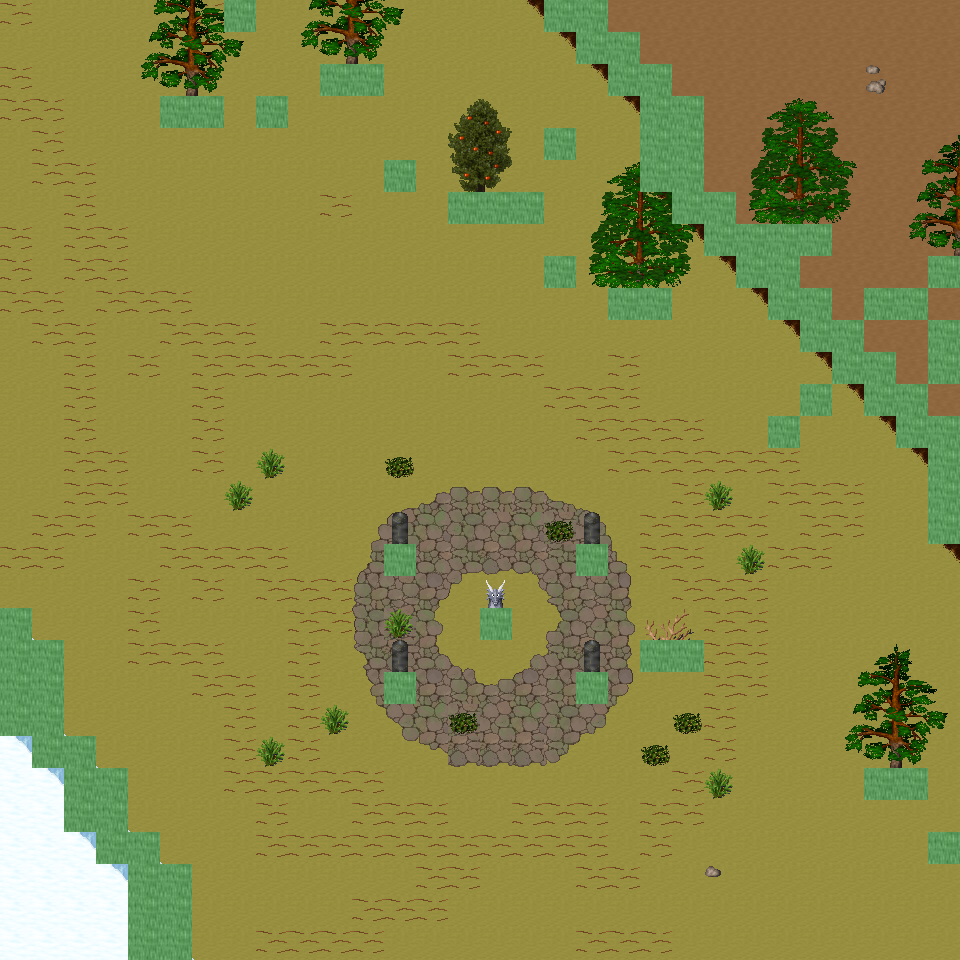

Tiled map render using the project's own tile images. Description and the map definition, with tile-layer contents summarised, below:
An orthogonal 30x30 tile map with 32x32 px tiles, 6 tile layers (Ground, Object, Object2, Above, ...), 57 tilesets and 12 objects (12x mapExit).

<map version="1.0" orientation="orthogonal" renderorder="right-down" width="30" height="30" tilewidth="32" tileheight="32" nextobjectid="13">
  <tileset firstgid="1" name="tileset_ground_ground" tilewidth="32" tileheight="32" tilecount="33" columns="3">
    <image source="../drawable/tileset_ground_ground.png" width="96" height="352" />
  </tileset>
  <tileset firstgid="34" name="tileset_ground_ice_ice" tilewidth="32" tileheight="32" tilecount="3" columns="3">
    <image source="../drawable/tileset_ground_ice_ice.png" width="96" height="32" />
  </tileset>
  <tileset firstgid="37" name="tileset_ground_indoor_brown_hole" tilewidth="32" tileheight="32" tilecount="56" columns="7">
    <image source="../drawable/tileset_ground_indoor_brown_hole.png" width="224" height="256" />
  </tileset>
  <tileset firstgid="93" name="tileset_ground_earth_edges" tilewidth="32" tileheight="32" tilecount="18" columns="6">
    <image source="../drawable/tileset_ground_earth_edges.png" width="192" height="96" />
  </tileset>
  <tileset firstgid="111" name="tileset_ground_rock_pebbles" tilewidth="32" tileheight="32" tilecount="3" columns="1">
    <image source="../drawable/tileset_ground_rock_pebbles.png" width="32" height="96" />
  </tileset>
  <tileset firstgid="114" name="tileset_item_corpse_huge_animal" tilewidth="32" tileheight="32" tilecount="16" columns="2">
    <image source="../drawable/tileset_item_corpse_huge_animal.png" width="64" height="256" />
  </tileset>
  <tileset firstgid="130" name="tileset_plant_flower_daisy_white" tilewidth="32" tileheight="32" tilecount="8" columns="2">
    <image source="../drawable/tileset_plant_flower_daisy_white.png" width="64" height="128" />
  </tileset>
  <tileset firstgid="138" name="tileset_ground_ridge_earth_dark" tilewidth="32" tileheight="32" tilecount="96" columns="12">
    <image source="../drawable/tileset_ground_ridge_earth_dark.png" width="384" height="256" />
  </tileset>
  <tileset firstgid="234" name="tileset_ground_grass_edges" tilewidth="32" tileheight="32" tilecount="36" columns="12">
    <image source="../drawable/tileset_ground_grass_edges.png" width="384" height="96" />
  </tileset>
  <tileset firstgid="270" name="tileset_ground_ridge_ice_2" tilewidth="32" tileheight="32" tilecount="42" columns="7">
    <image source="../drawable/tileset_ground_ridge_ice_2.png" width="224" height="192" />
  </tileset>
  <tileset firstgid="312" name="tileset_ground_ice_glacier" tilewidth="32" tileheight="32" tilecount="1" columns="1">
    <image source="../drawable/tileset_ground_ice_glacier.png" width="32" height="32" />
  </tileset>
  <tileset firstgid="313" name="tileset_plant_bush_large_brown" tilewidth="32" tileheight="32" tilecount="9" columns="3">
    <image source="../drawable/tileset_plant_bush_large_brown.png" width="96" height="96" />
  </tileset>
  <tileset firstgid="322" name="tileset_ground_ridge_ice" tilewidth="32" tileheight="32" tilecount="42" columns="7">
    <image source="../drawable/tileset_ground_ridge_ice.png" width="224" height="192" />
  </tileset>
  <tileset firstgid="364" name="tileset_plant_bush_various_small" tilewidth="32" tileheight="32" tilecount="9" columns="3">
    <image source="../drawable/tileset_plant_bush_various_small.png" width="96" height="96" />
  </tileset>
  <tileset firstgid="373" name="tileset_ground_rock_rocks_2" tilewidth="32" tileheight="32" tilecount="4" columns="2">
    <image source="../drawable/tileset_ground_rock_rocks_2.png" width="64" height="64" />
  </tileset>
  <tileset firstgid="377" name="tileset_ground_brown_2" tilewidth="32" tileheight="32" tilecount="2" columns="1">
    <image source="../drawable/tileset_ground_brown_2.png" width="32" height="64" />
  </tileset>
  <tileset firstgid="379" name="tileset_plant_bush_large_green" tilewidth="32" tileheight="32" tilecount="9" columns="3">
    <image source="../drawable/tileset_plant_bush_large_green.png" width="96" height="96" />
  </tileset>
  <tileset firstgid="388" name="tileset_plant_grasses" tilewidth="32" tileheight="32" tilecount="6" columns="3">
    <image source="../drawable/tileset_plant_grasses.png" width="96" height="64" />
  </tileset>
  <tileset firstgid="394" name="tileset_furniture_table_long_side_on_pale" tilewidth="32" tileheight="32" tilecount="3" columns="3">
    <image source="../drawable/tileset_furniture_table_long_side_on_pale.png" width="96" height="32" />
  </tileset>
  <tileset firstgid="397" name="tileset_item_blood_nsew_stains" tilewidth="32" tileheight="32" tilecount="4" columns="2">
    <image source="../drawable/tileset_item_blood_nsew_stains.png" width="64" height="64" />
  </tileset>
  <tileset firstgid="401" name="tileset_item_blood_floor_stains_2" tilewidth="32" tileheight="32" tilecount="4" columns="2">
    <image source="../drawable/tileset_item_blood_floor_stains_2.png" width="64" height="64" />
  </tileset>
  <tileset firstgid="405" name="tileset_item_statue_grey_stone" tilewidth="32" tileheight="32" tilecount="4" columns="2">
    <image source="../drawable/tileset_item_statue_grey_stone.png" width="64" height="64" />
  </tileset>
  <tileset firstgid="409" name="tileset_item_statue_cross" tilewidth="32" tileheight="32" tilecount="1" columns="1">
    <image source="../drawable/tileset_item_statue_cross.png" width="32" height="32" />
  </tileset>
  <tileset firstgid="410" name="tileset_item_button_gold" tilewidth="32" tileheight="32" tilecount="2" columns="2">
    <image source="../drawable/tileset_item_button_gold.png" width="64" height="32" />
  </tileset>
  <tileset firstgid="412" name="tileset_ground_rock_green_crystal" tilewidth="32" tileheight="32" tilecount="9" columns="3">
    <image source="../drawable/tileset_ground_rock_green_crystal.png" width="96" height="96" />
  </tileset>
  <tileset firstgid="421" name="tileset_item_statue_metal_and_stone" tilewidth="32" tileheight="32" tilecount="6" columns="3">
    <image source="../drawable/tileset_item_statue_metal_and_stone.png" width="96" height="64" />
  </tileset>
  <tileset firstgid="427" name="tileset_ground_ladder_horizontal_pale" tilewidth="32" tileheight="32" tilecount="3" columns="1">
    <image source="../drawable/tileset_ground_ladder_horizontal_pale.png" width="32" height="96" />
  </tileset>
  <tileset firstgid="430" name="tileset_building_fence_fence_chunky" tilewidth="32" tileheight="32" tilecount="21" columns="3">
    <image source="../drawable/tileset_building_fence_fence_chunky.png" width="96" height="224" />
  </tileset>
  <tileset firstgid="451" name="tileset_plant_bush_bushes" tilewidth="32" tileheight="32" tilecount="10" columns="5">
    <image source="../drawable/tileset_plant_bush_bushes.png" width="160" height="64" />
  </tileset>
  <tileset firstgid="461" name="tileset_item_blood_floor_stain" tilewidth="32" tileheight="32" tilecount="1" columns="1">
    <image source="../drawable/tileset_item_blood_floor_stain.png" width="32" height="32" />
  </tileset>
  <tileset firstgid="462" name="tileset_item_corpse_skull_dark" tilewidth="32" tileheight="32" tilecount="2" columns="2">
    <image source="../drawable/tileset_item_corpse_skull_dark.png" width="64" height="32" />
  </tileset>
  <tileset firstgid="464" name="tileset_logic_creature_human" tilewidth="32" tileheight="32" tilecount="5" columns="5">
    <image source="../drawable/tileset_logic_creature_human.png" width="160" height="32" />
  </tileset>
  <tileset firstgid="469" name="tileset_logic_creature_elemental" tilewidth="32" tileheight="32" tilecount="16" columns="8">
    <image source="../drawable/tileset_logic_creature_elemental.png" width="256" height="64" />
  </tileset>
  <tileset firstgid="485" name="tileset_logic_creature_undead" tilewidth="32" tileheight="32" tilecount="16" columns="8">
    <image source="../drawable/tileset_logic_creature_undead.png" width="256" height="64" />
  </tileset>
  <tileset firstgid="501" name="tileset_logic_item_sheepfood" tilewidth="32" tileheight="32" tilecount="1" columns="1">
    <image source="../drawable/tileset_logic_item_sheepfood.png" width="32" height="32" />
  </tileset>
  <tileset firstgid="502" name="tileset_logic_creature_sheep" tilewidth="32" tileheight="32" tilecount="1" columns="1">
    <image source="../drawable/tileset_logic_creature_sheep.png" width="32" height="32" />
  </tileset>
  <tileset firstgid="503" name="tileset_logic_collision" tilewidth="32" tileheight="32" tilecount="1" columns="1">
    <image source="../drawable/tileset_logic_collision.png" width="32" height="32" />
  </tileset>
  <tileset firstgid="504" name="tileset_plant_tree_taller_trees" tilewidth="32" tileheight="32" tilecount="32" columns="8">
    <image source="../drawable/tileset_plant_tree_taller_trees.png" width="256" height="128" />
  </tileset>
  <tileset firstgid="536" name="tileset_building_wall_int_clay" tilewidth="32" tileheight="32" tilecount="100" columns="10">
    <image source="../drawable/tileset_building_wall_int_clay.png" width="320" height="320" />
  </tileset>
  <tileset firstgid="636" name="tileset_plant_tree_pine_tree" tilewidth="32" tileheight="32" tilecount="20" columns="4">
    <image source="../drawable/tileset_plant_tree_pine_tree.png" width="128" height="160" />
  </tileset>
  <tileset firstgid="656" name="tileset_plant_tree_pine_tree_1" tilewidth="32" tileheight="32" tilecount="20" columns="4">
    <image source="../drawable/tileset_plant_tree_pine_tree_1.png" width="128" height="160" />
  </tileset>
  <tileset firstgid="676" name="tileset_plant_stump_hollow_logs" tilewidth="32" tileheight="32" tilecount="6" columns="3">
    <image source="../drawable/tileset_plant_stump_hollow_logs.png" width="96" height="64" />
  </tileset>
  <tileset firstgid="682" name="tileset_plant_stump_small_stump" tilewidth="32" tileheight="32" tilecount="4" columns="2">
    <image source="../drawable/tileset_plant_stump_small_stump.png" width="64" height="64" />
  </tileset>
  <tileset firstgid="686" name="tileset_plant_stump_stump_snow1" tilewidth="32" tileheight="32" tilecount="2" columns="2">
    <image source="../drawable/tileset_plant_stump_stump_snow1.png" width="64" height="32" />
  </tileset>
  <tileset firstgid="688" name="tileset_plant_stump_stump_snow" tilewidth="32" tileheight="32" tilecount="2" columns="2">
    <image source="../drawable/tileset_plant_stump_stump_snow.png" width="64" height="32" />
  </tileset>
  <tileset firstgid="690" name="tileset_building_decoration_rocks" tilewidth="32" tileheight="32" tilecount="6" columns="3">
    <image source="../drawable/tileset_building_decoration_rocks.png" width="96" height="64" />
  </tileset>
  <tileset firstgid="696" name="tileset_ground_rock_rocks" tilewidth="32" tileheight="32" tilecount="4" columns="2">
    <image source="../drawable/tileset_ground_rock_rocks.png" width="64" height="64" />
  </tileset>
  <tileset firstgid="700" name="tileset_ground_grass_corners" tilewidth="32" tileheight="32" tilecount="24" columns="6">
    <image source="../drawable/tileset_ground_grass_corners.png" width="192" height="128" />
  </tileset>
  <tileset firstgid="724" name="tileset_plant_lily_pads" tilewidth="32" tileheight="32" tilecount="2" columns="1">
    <image source="../drawable/tileset_plant_lily_pads.png" width="32" height="64" />
  </tileset>
  <tileset firstgid="726" name="tileset_plant_tree_snow_on_pine" tilewidth="32" tileheight="32" tilecount="20" columns="4">
    <image source="../drawable/tileset_plant_tree_snow_on_pine.png" width="128" height="160" />
  </tileset>
  <tileset firstgid="746" name="tileset_ground_stonecircle" tilewidth="32" tileheight="32" tilecount="81" columns="9">
    <image source="../drawable/tileset_ground_stonecircle.png" width="288" height="288" />
  </tileset>
  <tileset firstgid="827" name="tileset_object_rotating_crystal" tilewidth="32" tileheight="32" tilecount="48" columns="8">
    <image source="../drawable/tileset_object_rotating_crystal.png" width="256" height="192" />
  </tileset>
  <tileset firstgid="875" name="tileset_light_white_1x1" tilewidth="32" tileheight="32" tilecount="1" columns="1">
    <image source="../drawable/tileset_light_white_1x1.png" width="32" height="32" />
  </tileset>
  <tileset firstgid="876" name="tileset_light_light_5x5" tilewidth="32" tileheight="32" tilecount="25" columns="5">
    <image source="../drawable/tileset_light_light_5x5.png" width="160" height="160" />
  </tileset>
  <tileset firstgid="901" name="tileset_logic_creature_fowl" tilewidth="32" tileheight="32" tilecount="6" columns="6">
    <image source="../drawable/tileset_logic_creature_fowl.png" width="192" height="32" />
  </tileset>
  <tileset firstgid="907" name="tileset_building_wall_int_sandstone" tilewidth="32" tileheight="32" tilecount="15" columns="3">
    <image source="../drawable/tileset_building_wall_int_sandstone.png" width="96" height="160" />
  </tileset>
  <tileset firstgid="922" name="tileset_logic_creature_animal" tilewidth="32" tileheight="32" tilecount="32" columns="8">
    <image source="../drawable/tileset_logic_creature_animal.png" width="256" height="128" />
  </tileset>
  <layer name="Ground" width="30" height="30">
    <data>[900 cells, 900 non-empty, 4 distinct tile ids]</data>
  </layer>
  <layer name="Object" width="30" height="30">
    <data>[900 cells, 348 non-empty, 96 distinct tile ids]</data>
  </layer>
  <layer name="Object2" width="30" height="30">
    <data>[900 cells, 1 non-empty, 1 distinct tile ids]</data>
  </layer>
  <layer name="Above" width="30" height="30">
    <data>[900 cells, 96 non-empty, 44 distinct tile ids]</data>
  </layer>
  <layer name="Above2" width="30" height="30">
    <data>[900 cells, 0 non-empty, 0 distinct tile ids]</data>
  </layer>
  <layer name="Walkable" width="30" height="30">
    <data>[900 cells, 85 non-empty, 1 distinct tile ids]</data>
  </layer>
  <objectgroup name="MapEvents">
    <object id="1" name="north" type="mapExit" x="0" y="0" width="224" height="32">
      <properties>
        <property name="map" value="level_0_x71_y9" />
        <property name="x" value="0" />
        <property name="y" value="28" />
      </properties>
    </object>
    <object id="2" name="north2" type="mapExit" x="256" y="0" width="288" height="32">
      <properties>
        <property name="map" value="level_0_x71_y9" />
        <property name="x" value="8" />
        <property name="y" value="28" />
      </properties>
    </object>
    <object id="3" name="north3" type="mapExit" x="608" y="0" width="352" height="32">
      <properties>
        <property name="map" value="level_0_x71_y9" />
        <property name="x" value="19" />
        <property name="y" value="28" />
      </properties>
    </object>
    <object id="4" name="south" type="mapExit" x="0" y="928" width="128" height="32">
      <properties>
        <property name="map" value="level_0_x71_y11" />
        <property name="x" value="0" />
        <property name="y" value="1" />
      </properties>
    </object>
    <object id="5" name="south2" type="mapExit" x="192" y="928" width="768" height="32">
      <properties>
        <property name="map" value="level_0_x71_y11" />
        <property name="x" value="6" />
        <property name="y" value="1" />
      </properties>
    </object>
    <object id="6" name="west" type="mapExit" x="0" y="0" width="32" height="608">
      <properties>
        <property name="map" value="level_0_x70_y10" />
        <property name="x" value="28" />
        <property name="y" value="0" />
      </properties>
    </object>
    <object id="7" name="west2" type="mapExit" x="0" y="736" width="32" height="224">
      <properties>
        <property name="map" value="level_0_x70_y10" />
        <property name="x" value="28" />
        <property name="y" value="23" />
      </properties>
    </object>
    <object id="8" name="east" type="mapExit" x="928" y="0" width="32" height="256">
      <properties>
        <property name="map" value="level_0_x72_y10" />
        <property name="x" value="1" />
        <property name="y" value="0" />
      </properties>
    </object>
    <object id="9" name="east2" type="mapExit" x="928" y="288" width="32" height="32">
      <properties>
        <property name="map" value="level_0_x72_y10" />
        <property name="x" value="1" />
        <property name="y" value="9" />
      </properties>
    </object>
    <object id="10" name="east3" type="mapExit" x="928" y="384" width="32" height="32">
      <properties>
        <property name="map" value="level_0_x72_y10" />
        <property name="x" value="1" />
        <property name="y" value="12" />
      </properties>
    </object>
    <object id="11" name="east4" type="mapExit" x="928" y="544" width="32" height="288">
      <properties>
        <property name="map" value="level_0_x72_y10" />
        <property name="x" value="1" />
        <property name="y" value="17" />
      </properties>
    </object>
    <object id="12" name="east5" type="mapExit" x="928" y="864" width="32" height="96">
      <properties>
        <property name="map" value="level_0_x72_y10" />
        <property name="x" value="1" />
        <property name="y" value="27" />
      </properties>
    </object>
  </objectgroup>
</map>
